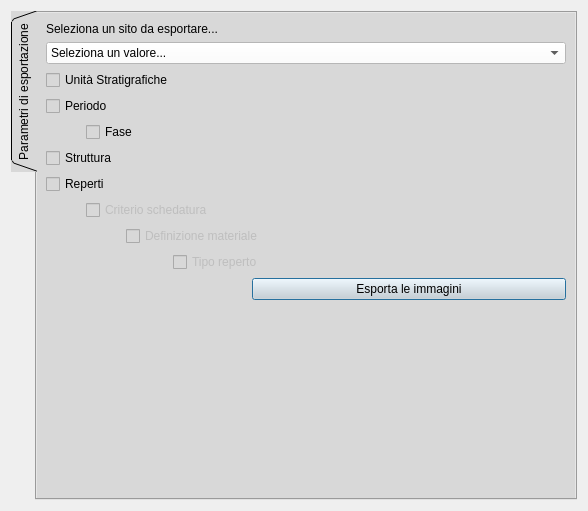
<?xml version="1.0" encoding="UTF-8"?>
<ui version="4.0">
 <class>Dialog_img_exp</class>
 <widget class="QDialog" name="Dialog_img_exp">
  <property name="windowModality">
   <enum>Qt::NonModal</enum>
  </property>
  <property name="enabled">
   <bool>true</bool>
  </property>
  <property name="geometry">
   <rect>
    <x>0</x>
    <y>0</y>
    <width>588</width>
    <height>511</height>
   </rect>
  </property>
  <property name="minimumSize">
   <size>
    <width>450</width>
    <height>279</height>
   </size>
  </property>
  <property name="maximumSize">
   <size>
    <width>1000</width>
    <height>1000</height>
   </size>
  </property>
  <property name="cursor">
   <cursorShape>PointingHandCursor</cursorShape>
  </property>
  <property name="windowTitle">
   <string>Sistema di esportazione delle immagini</string>
  </property>
  <property name="windowIcon">
   <iconset resource="resources.qrc">
    <normaloff>:/icons/directoryExp.png</normaloff>:/icons/directoryExp.png</iconset>
  </property>
  <layout class="QGridLayout" name="gridLayout_2">
   <item row="0" column="0">
    <widget class="QTabWidget" name="tabWidget">
     <property name="sizePolicy">
      <sizepolicy hsizetype="Expanding" vsizetype="Expanding">
       <horstretch>200</horstretch>
       <verstretch>200</verstretch>
      </sizepolicy>
     </property>
     <property name="styleSheet">
      <string notr="true">background-color: rgb(216, 216, 216);</string>
     </property>
     <property name="tabPosition">
      <enum>QTabWidget::West</enum>
     </property>
     <property name="tabShape">
      <enum>QTabWidget::Triangular</enum>
     </property>
     <property name="currentIndex">
      <number>0</number>
     </property>
     <widget class="QWidget" name="tab">
      <attribute name="title">
       <string>Parametri di esportazione</string>
      </attribute>
      <layout class="QFormLayout" name="formLayout">
       <item row="1" column="0" colspan="2">
        <layout class="QGridLayout" name="gridLayout">
         <property name="sizeConstraint">
          <enum>QLayout::SetFixedSize</enum>
         </property>
         <item row="7" column="0" colspan="5">
          <layout class="QHBoxLayout" name="horizontalLayout">
           <item>
            <spacer name="horizontalSpacer_4">
             <property name="orientation">
              <enum>Qt::Horizontal</enum>
             </property>
             <property name="sizeType">
              <enum>QSizePolicy::Expanding</enum>
             </property>
             <property name="sizeHint" stdset="0">
              <size>
               <width>120</width>
               <height>20</height>
              </size>
             </property>
            </spacer>
           </item>
           <item>
            <widget class="QCheckBox" name="checkBox_tipo_reperto">
             <property name="enabled">
              <bool>false</bool>
             </property>
             <property name="text">
              <string>Tipo reperto</string>
             </property>
            </widget>
           </item>
          </layout>
         </item>
         <item row="2" column="0" colspan="3">
          <layout class="QHBoxLayout" name="horizontalLayout_4">
           <item>
            <spacer name="horizontalSpacer">
             <property name="orientation">
              <enum>Qt::Horizontal</enum>
             </property>
             <property name="sizeType">
              <enum>QSizePolicy::Preferred</enum>
             </property>
             <property name="sizeHint" stdset="0">
              <size>
               <width>40</width>
               <height>20</height>
              </size>
             </property>
            </spacer>
           </item>
           <item>
            <widget class="QCheckBox" name="checkBox_fase">
             <property name="text">
              <string>Fase</string>
             </property>
            </widget>
           </item>
          </layout>
         </item>
         <item row="5" column="0" colspan="5">
          <layout class="QHBoxLayout" name="horizontalLayout_5">
           <item>
            <layout class="QHBoxLayout" name="horizontalLayout_3">
             <item>
              <spacer name="horizontalSpacer_2">
               <property name="orientation">
                <enum>Qt::Horizontal</enum>
               </property>
               <property name="sizeHint" stdset="0">
                <size>
                 <width>40</width>
                 <height>20</height>
                </size>
               </property>
              </spacer>
             </item>
             <item>
              <widget class="QCheckBox" name="checkBox_criterio_schedatura">
               <property name="enabled">
                <bool>false</bool>
               </property>
               <property name="text">
                <string>Criterio schedatura</string>
               </property>
              </widget>
             </item>
            </layout>
           </item>
           <item>
            <spacer name="horizontalSpacer_5">
             <property name="orientation">
              <enum>Qt::Horizontal</enum>
             </property>
             <property name="sizeHint" stdset="0">
              <size>
               <width>40</width>
               <height>20</height>
              </size>
             </property>
            </spacer>
           </item>
          </layout>
         </item>
         <item row="6" column="0" colspan="5">
          <layout class="QHBoxLayout" name="horizontalLayout_2">
           <item>
            <spacer name="horizontalSpacer_3">
             <property name="orientation">
              <enum>Qt::Horizontal</enum>
             </property>
             <property name="sizeType">
              <enum>QSizePolicy::Minimum</enum>
             </property>
             <property name="sizeHint" stdset="0">
              <size>
               <width>80</width>
               <height>20</height>
              </size>
             </property>
            </spacer>
           </item>
           <item>
            <widget class="QCheckBox" name="checkBox_definizione_materiale">
             <property name="enabled">
              <bool>false</bool>
             </property>
             <property name="text">
              <string>Definizione materiale</string>
             </property>
            </widget>
           </item>
          </layout>
         </item>
         <item row="6" column="5">
          <spacer name="horizontalSpacer_12">
           <property name="orientation">
            <enum>Qt::Horizontal</enum>
           </property>
           <property name="sizeHint" stdset="0">
            <size>
             <width>170</width>
             <height>20</height>
            </size>
           </property>
          </spacer>
         </item>
         <item row="4" column="2" colspan="4">
          <spacer name="horizontalSpacer_10">
           <property name="orientation">
            <enum>Qt::Horizontal</enum>
           </property>
           <property name="sizeHint" stdset="0">
            <size>
             <width>438</width>
             <height>20</height>
            </size>
           </property>
          </spacer>
         </item>
         <item row="1" column="0">
          <widget class="QCheckBox" name="checkBox_periodo">
           <property name="text">
            <string>Periodo</string>
           </property>
          </widget>
         </item>
         <item row="0" column="0" colspan="4">
          <widget class="QCheckBox" name="checkBox_US">
           <property name="styleSheet">
            <string notr="true">selection-background-color: rgb(255, 255, 255);</string>
           </property>
           <property name="text">
            <string>Unità Stratigrafiche</string>
           </property>
          </widget>
         </item>
         <item row="3" column="0" colspan="2">
          <widget class="QCheckBox" name="checkBox_struttura">
           <property name="text">
            <string>Struttura</string>
           </property>
          </widget>
         </item>
         <item row="0" column="4" colspan="2">
          <spacer name="horizontalSpacer_6">
           <property name="orientation">
            <enum>Qt::Horizontal</enum>
           </property>
           <property name="sizeHint" stdset="0">
            <size>
             <width>388</width>
             <height>20</height>
            </size>
           </property>
          </spacer>
         </item>
         <item row="4" column="0" colspan="2">
          <widget class="QCheckBox" name="checkBox_reperti">
           <property name="text">
            <string>Reperti</string>
           </property>
          </widget>
         </item>
         <item row="2" column="3" colspan="3">
          <spacer name="horizontalSpacer_8">
           <property name="orientation">
            <enum>Qt::Horizontal</enum>
           </property>
           <property name="sizeHint" stdset="0">
            <size>
             <width>408</width>
             <height>20</height>
            </size>
           </property>
          </spacer>
         </item>
         <item row="3" column="2" colspan="4">
          <spacer name="horizontalSpacer_9">
           <property name="orientation">
            <enum>Qt::Horizontal</enum>
           </property>
           <property name="sizeHint" stdset="0">
            <size>
             <width>438</width>
             <height>20</height>
            </size>
           </property>
          </spacer>
         </item>
         <item row="5" column="5">
          <spacer name="horizontalSpacer_11">
           <property name="orientation">
            <enum>Qt::Horizontal</enum>
           </property>
           <property name="sizeHint" stdset="0">
            <size>
             <width>288</width>
             <height>20</height>
            </size>
           </property>
          </spacer>
         </item>
         <item row="1" column="1" colspan="5">
          <spacer name="horizontalSpacer_7">
           <property name="orientation">
            <enum>Qt::Horizontal</enum>
           </property>
           <property name="sizeHint" stdset="0">
            <size>
             <width>448</width>
             <height>20</height>
            </size>
           </property>
          </spacer>
         </item>
         <item row="7" column="5">
          <spacer name="horizontalSpacer_13">
           <property name="orientation">
            <enum>Qt::Horizontal</enum>
           </property>
           <property name="sizeHint" stdset="0">
            <size>
             <width>288</width>
             <height>20</height>
            </size>
           </property>
          </spacer>
         </item>
        </layout>
       </item>
       <item row="0" column="0" colspan="2">
        <layout class="QVBoxLayout" name="verticalLayout">
         <item>
          <widget class="QLabel" name="label">
           <property name="text">
            <string>Seleziona un sito da esportare...</string>
           </property>
          </widget>
         </item>
         <item>
          <widget class="QComboBox" name="comboBox_sito">
           <property name="enabled">
            <bool>true</bool>
           </property>
           <property name="mouseTracking">
            <bool>false</bool>
           </property>
           <property name="contextMenuPolicy">
            <enum>Qt::DefaultContextMenu</enum>
           </property>
           <property name="acceptDrops">
            <bool>false</bool>
           </property>
           <property name="styleSheet">
            <string notr="true">background-color: rgb(255, 255, 255);</string>
           </property>
           <property name="editable">
            <bool>false</bool>
           </property>
           <property name="duplicatesEnabled">
            <bool>false</bool>
           </property>
           <property name="frame">
            <bool>true</bool>
           </property>
           <item>
            <property name="text">
             <string>Seleziona un valore...</string>
            </property>
           </item>
          </widget>
         </item>
        </layout>
       </item>
       <item row="2" column="1">
        <widget class="QPushButton" name="pushButton_exp_icons">
         <property name="text">
          <string>Esporta le immagini</string>
         </property>
        </widget>
       </item>
       <item row="2" column="0">
        <spacer name="horizontalSpacer_14">
         <property name="orientation">
          <enum>Qt::Horizontal</enum>
         </property>
         <property name="sizeHint" stdset="0">
          <size>
           <width>200</width>
           <height>20</height>
          </size>
         </property>
        </spacer>
       </item>
      </layout>
     </widget>
    </widget>
   </item>
  </layout>
 </widget>
 <resources>
  <include location="resources.qrc"/>
 </resources>
 <connections/>
</ui>
